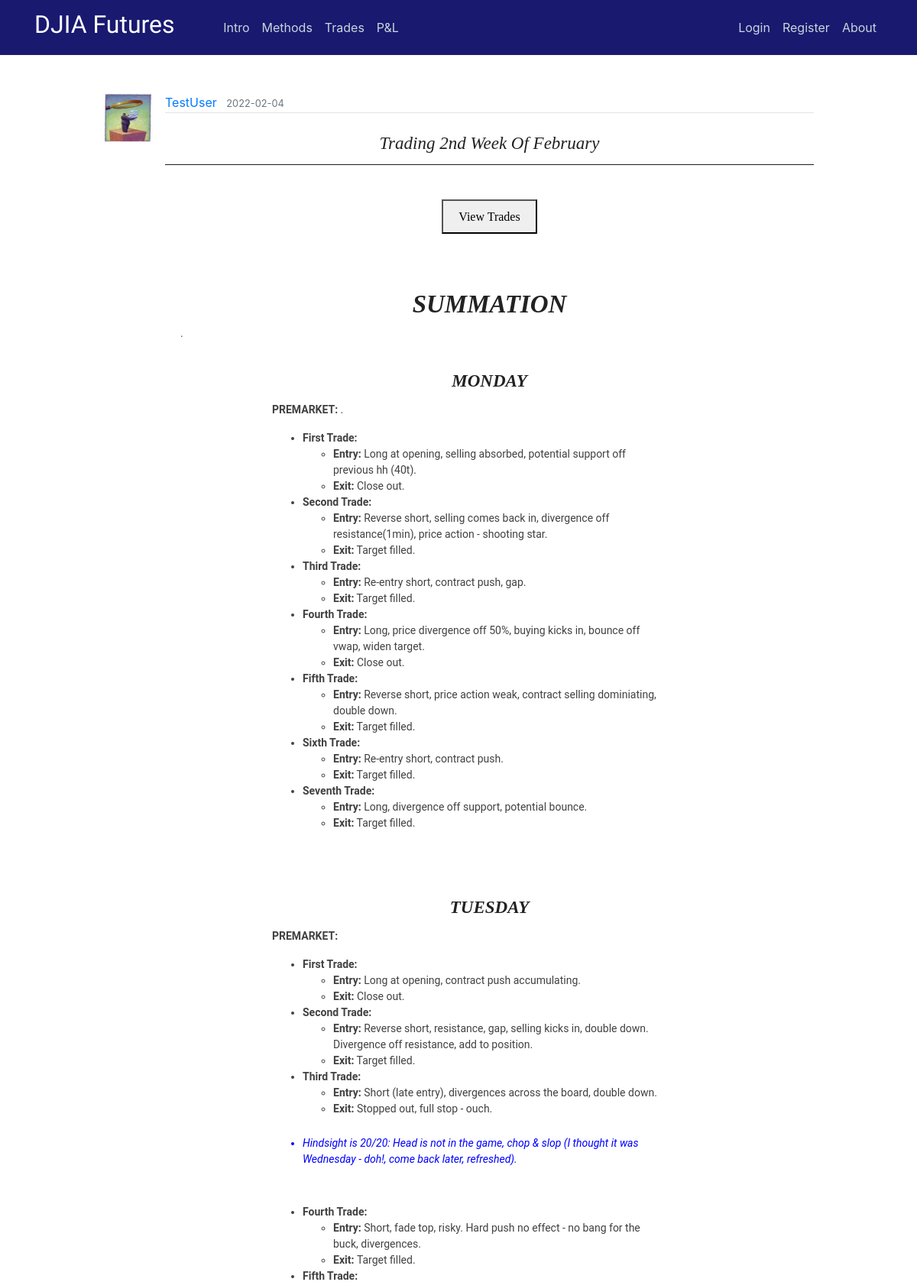
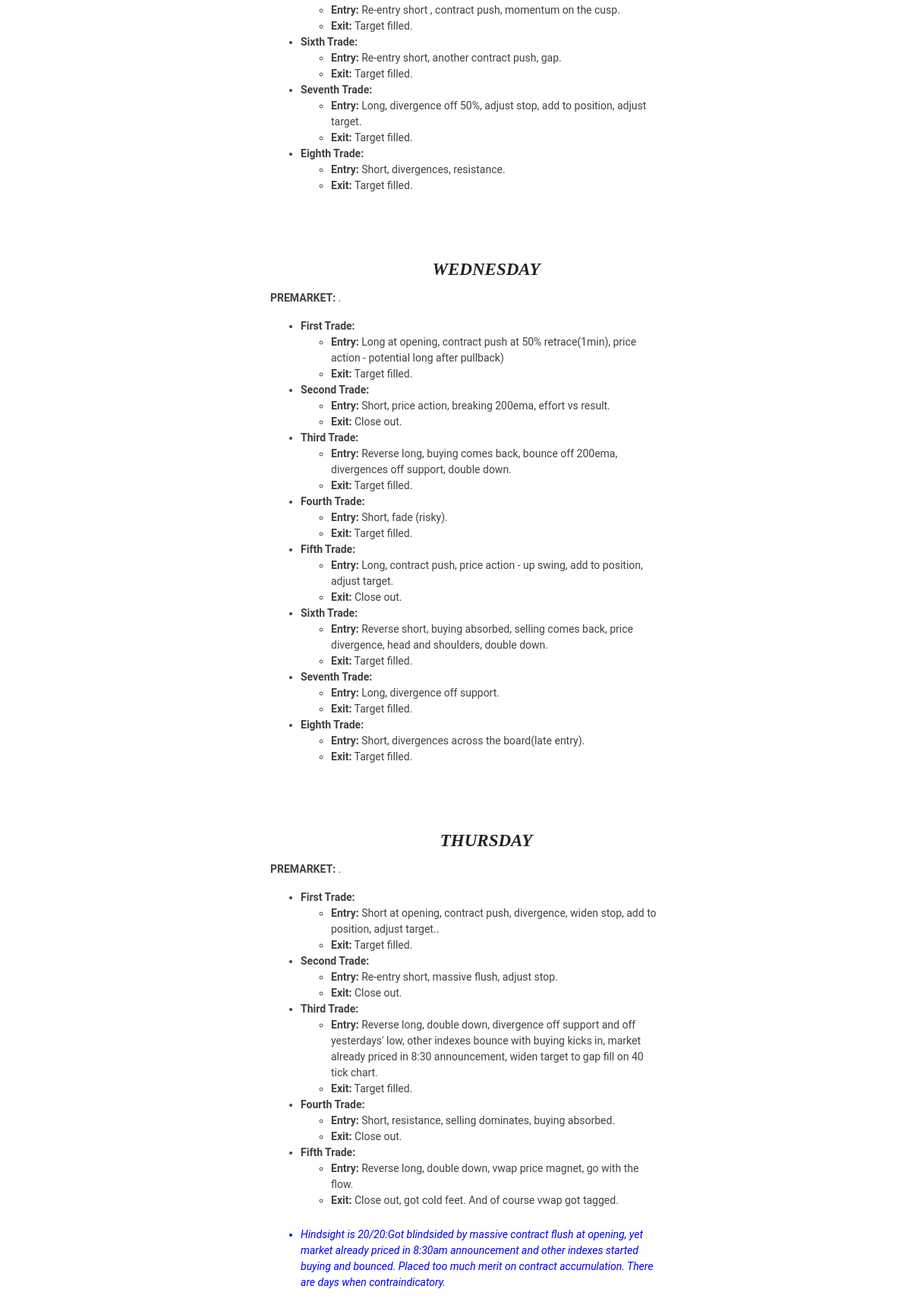
Page /post/145 (upper part) on the committed database (2 pictures, top to bottom).
### flaskblog/models.py (models this page shows, shortened)
class User(db.Model, UserMixin):
    id = db.Column(db.Integer, primary_key=True)
    username = db.Column(db.String(20), unique=True, nullable=False)
    email = db.Column(db.String(120), unique=True, nullable=False)
    image_file = db.Column(db.String(20), nullable=False, default='default.jpg')
    password = db.Column(db.String(60), nullable=False)
    posts = db.relationship('Post', backref='author', lazy=True)

class Post(db.Model):
    id = db.Column(db.Integer, primary_key=True)
    title = db.Column(db.String(100), nullable=False)
    date_posted = db.Column(db.DateTime, nullable=False, default=datetime.utcnow)
    content = db.Column(db.Text, nullable=False)
    user_id = db.Column(db.Integer, db.ForeignKey('user.id'), nullable=False)
    teaser_title = db.Column(db.Text, nullable=True)
    teaser_details = db.Column(db.Text, nullable=True)
    teaser_caption = db.Column(db.Text, nullable=True)
    teaser_img = db.Column(db.Text, nullable=True)
    teaser_content = db.Column(db.Text, nullable=True)
    teaser_wkid = db.Column(db.Text, nullable=True)

### flaskblog/posts/routes.py (the view)
@posts.route("/post/<int:post_id>")
def post(post_id):
    post = Post.query.get_or_404(post_id)
    if len(post.teaser_wkid) != 0:
        weekly = post.teaser_wkid
    else:
        weekly = ""
    return render_template('post.html', weekly=weekly, title=post.title, post=post)

### flaskblog/templates/post.html (shortened to what this page needs)
{% extends "layout.html" %}
{% block content %}
  <article class="media content-section" style="border:none;">
    <img class="article-img" src="{{ url_for('static', filename='profile_pics/' + post.author.image_file) }}">
    <div class="media-body">
      <div class="article-metadata">
        <a class="mr-2" href="{{ url_for('users.user_posts', username=post.author.username) }}">{{ post.author.username }}</a>
        <small class="text-muted">{{ post.date_posted.strftime('%Y-%m-%d') }}</small>
      </div>
      <center><br><h3 class="hero-header">{{ post.title }}</h3><hr><br></center>
      {% if weekly |length %}
      <center><button onclick="myDetach()">View Trades</button></center>
      <br>
      <br>
      {% endif %}
      {{ post.content|safe }}
  </article>
{% endblock content %}

### flaskblog/static/main.css (style rules this page uses)
body { margin-top: 5rem; }
._backdrop { top: 0px; left: 0px; right: 0px; bottom: 0px; background-image: url(img/stocks.jpg); background-size: cover; z-index: 0; }
.adjust-doc-border-intro { padding-right: 20px; padding-left: 20px; padding-top: 20px; padding-bottom: 20px; }
.doc-clear { clear: both; display: block; }
hr { margin-top: 1rem; margin-bottom: 1rem; border: 0; border-top: 1px solid rgba(0, 0, 0, 0.89); }
p.teaser-content { color: #414141; font-size: 14px; font-family: 'Roboto', Arial, 'Helvetica Neue', Helvetica, sans-serif; line-height: 1.5; }
.content-section { background: #ffffff; padding: 10px 20px; border: 1px solid #000000; border-radius: 9px; margin-bottom: 20px; }
.article-img { height: 65px; width: 65px; margin-right: 16px; }
.article-metadata { padding-bottom: 1px; margin-bottom: 4px; border-bottom: 1px solid #e3e3e3 }

### flaskblog/static/study.css (style rules this page uses)
h1.hero-header { color: #222; text-transform: capitalize; font-weight: 400; font-style: italic; font-size: 28px; font-family: Baskerville, 'Baskerville Old Face', 'Hoefler Text', Garamond, 'Times New Roman', serif; }
h3.hero-header { color: #222; text-transform: capitalize; font-weight: 400; font-style: italic; font-size: 28px; font-family: Baskerville, 'Baskerville Old Face', 'Hoefler Text', Garamond, 'Times New Roman', serif; }
h3 { font-weight: 700; line-height: 1; }
li.list { color: #414141; font-size: 14px; font-family: 'Roboto', Arial, 'Helvetica Neue', Helvetica, sans-serif; line-height: 1.5; }
button { margin-top: 5px; margin-bottom: 5px; padding: 8px 20px 7px; font-family: Cambria, Georgia, serif; line-height: 1.6; }
@media screen and (min-width: 25rem) { h1.hero-header { font-size: 33px; } }
@media screen and (min-width: 25rem) { h3.hero-header { font-size: 23px; } }

### flaskblog/static/modal.css (style rules this page uses)
img { margin-bottom: -4px; }

### rows in the picture
User: image_file (picture), author.username "TestUser"
Post: date_posted "2022-02-04", title "Trading 2nd Week Of February", content "SUMMATION . MONDAY PREMARKET: . First Trade: Entry: Long at opening, selling absorbed, potential support off previous hh (40t). Exit: Close out. Second Trade: Entry: Reverse short, selling comes back in, divergence off resistance(1min), price action - shooting star. Exit: Target filled. Third Trade: Entry: Re-entry short, contract push, gap. Exit: Target filled. Fourth Trade: Entry: Long, price divergence off 50%, buying kicks in, bounce off vwap, widen target. Exit: Close out. Fifth Trade: Entry: Reverse short, price action weak, contract selling dominiating, double down. Exit: Target filled. Sixth Trade: Entry: Re-entry short, contract push. Exit: Target filled. Seventh Trade: Entry:…"
